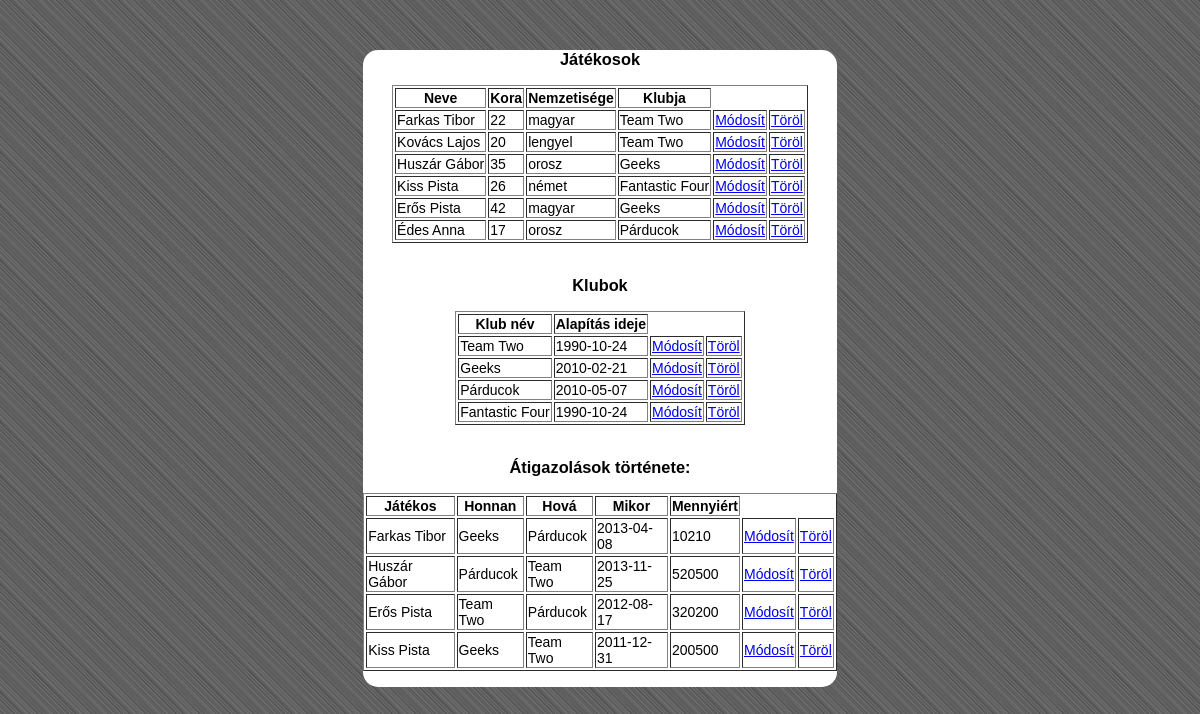
The page / on the database its author committed.
### tables this page shows
CREATE TABLE IF NOT EXISTS `jatekos` (
  `jatekos_id` int(10) NOT NULL AUTO_INCREMENT,
  `jatekos_nev` varchar(30) NOT NULL,
  `kor` int(2) NOT NULL,
  `nemzetiseg` varchar(20) NOT NULL,
  `akt_klub` int(5) NOT NULL,
  `j_aktiv` int(1) NOT NULL,
  UNIQUE KEY `jatekos_id` (`jatekos_id`)
);

CREATE TABLE IF NOT EXISTS `klub` (
  `klub_id` int(10) NOT NULL AUTO_INCREMENT,
  `klub_nev` varchar(20) NOT NULL,
  `alapitva` date NOT NULL,
  `k_aktiv` int(1) NOT NULL,
  PRIMARY KEY (`klub_id`)
);

CREATE TABLE IF NOT EXISTS `igazolasok` (
  `atig_id` int(10) NOT NULL AUTO_INCREMENT,
  `jatekos` int(10) NOT NULL,
  `honnan` int(10) NOT NULL,
  `hova` int(10) NOT NULL,
  `mikor` date NOT NULL,
  `ar` int(15) NOT NULL,
  PRIMARY KEY (`atig_id`)
);

### index.php (the view, shortened to what this page needs)
<?php
	$jatekoslek="SELECT * FROM jatekos INNER JOIN klub ON jatekos.akt_klub=klub.klub_id WHERE j_aktiv=1";
	$jatekosres=mysql_query($jatekoslek);
	$klublek="SELECT * FROM klub WHERE k_aktiv=1";
	$klubres=mysql_query($klublek);
	$iglek="SELECT * FROM igazolasok INNER JOIN jatekos ON igazolasok.jatekos=jatekos.jatekos_id";
	$igres=mysql_query($iglek);
?>
<!DOCTYPE html PUBLIC "-//W3C//DTD XHTML 1.0 Transitional//EN" "http://www.w3.org/TR/xhtml1/DTD/xhtml1-transitional.dtd">
<html xmlns="http://www.w3.org/1999/xhtml">
<head>
<link rel="stylesheet" href="includes/style.css">
</head>
<body>
	<div id="wrapper">
	<?php
	echo "<h3>Játékosok</h3>";
	echo "<table align=\"center\" border=\"1\">";
	echo "<th>Neve</th><th>Kora</th><th>Nemzetisége</th><th>Klubja</th>";
		while($sor=mysql_fetch_array($jatekosres))
		{
			$szam=$sor['jatekos_id'];
			echo "<tr>";
				echo "<td>" . $sor['jatekos_nev'] . "</td>";
				echo "<td>" . $sor['kor'] . "</td>";
				echo "<td>" . $sor['nemzetiseg'] . "</td>";
				echo "<td>" . $sor['klub_nev'] . "</td>";
				echo "<td><a href=\"muveletvegez.php?a=$szam\">Módosít</a></td>";
				echo "<td><a href=\"muveletvegez.php?adel=$szam\">Töröl</a></td>";
			echo "</tr>";
		}
	echo "</table><br>";
	echo "<h3>Klubok</h3>";
	echo "<table align=\"center\" border=\"1\">";
	echo "<th>Klub név</th><th>Alapítás ideje</th>";
		while($sor=mysql_fetch_array($klubres))
		{
			$szam=$sor['klub_id'];
			echo "<tr>";
				echo "<td>" . $sor['klub_nev'] . "</td>";
				echo "<td>" . $sor['alapitva'] . "</td>";
				echo "<td><a href=\"muveletvegez.php?b=$szam\">Módosít</a></td>";
				echo "<td><a href=\"muveletvegez.php?bdel=$szam\">Töröl</a></td>";
			echo "</tr>";
		}
	echo "</table><br>";
	echo "<h3>Átigazolások története:</h3>";
	echo "<table align=\"center\" border=\"1\">";
	echo "<th>Játékos</th><th>Honnan</th><th>Hová</th><th>Mikor</th><th>Mennyiért</th>";
		while($sor=mysql_fetch_array($igres))
		{
			$szam=$sor['atig_id'];
			$honnanlek="SELECT * FROM klub WHERE klub_id=" . $sor['honnan'] . "";
			$honnanres=mysql_query($honnanlek);
			$honnansor=mysql_fetch_array($honnanres);
			$honnan=$honnansor['klub_nev'];
			$hovalek="SELECT * FROM klub WHERE klub_id=" . $sor['hova'] . "";
			$hovares=mysql_query($hovalek);
			$hovasor=mysql_fetch_array($hovares);
			$hova=$hovasor['klub_nev'];
			echo "<tr>";
				echo "<td>" . $sor['jatekos_nev'] . "</td>";
				echo "<td>" . $honnan . "</td>";
				echo "<td>" . $hova . "</td>";
				echo "<td>" . $sor['mikor'] . "</td>";
				echo "<td>" . $sor['ar'] . "</td>";
				echo "<td><a href=\"muveletvegez.php?c=$szam\">Módosít</a></td>";
				echo "<td><a href=\"muveletvegez.php?cdel=$szam\">Töröl</a></td>";
			echo "</tr>";
		}
	echo "</table><br>";
	?>
    </div>
</body>
</html>

### includes/style.css (style rules this page uses)
body { font-family: Arial, Helvetica, sans-serif; font-size: 14px; background-image:url(../images/hatter.png); }
#wrapper { width:40%; background:#FFF; margin: 0px auto; margin-top: 50px; border-radius: 15px 15px 15px 15px; }
h3 { text-align:center; }

### rows shown on the page
jatekos: jatekos_nev "Farkas Tibor", kor "22", nemzetiseg "magyar", klub.klub_nev "Team Two"
jatekos: jatekos_nev "Kovács Lajos", kor "20", nemzetiseg "lengyel", klub.klub_nev "Team Two"
jatekos: jatekos_nev "Huszár Gábor", kor "35", nemzetiseg "orosz", klub.klub_nev "Geeks"
jatekos: jatekos_nev "Kiss Pista", kor "26", nemzetiseg "német", klub.klub_nev "Fantastic Four"
jatekos: jatekos_nev "Erős Pista", kor "42", nemzetiseg "magyar", klub.klub_nev "Geeks"
jatekos: jatekos_nev "Édes Anna", kor "17", nemzetiseg "orosz", klub.klub_nev "Párducok"
klub: klub_nev "Team Two", alapitva "1990-10-24"
klub: klub_nev "Geeks", alapitva "2010-02-21"
klub: klub_nev "Párducok", alapitva "2010-05-07"
klub: klub_nev "Fantastic Four", alapitva "1990-10-24"
igazolasok: jatekos.jatekos_nev "Farkas Tibor", klub.klub_nev "Geeks", klub.klub_nev "Párducok", mikor "2013-04-08", ar "10210"
igazolasok: jatekos.jatekos_nev "Huszár Gábor", klub.klub_nev "Párducok", klub.klub_nev "Team Two", mikor "2013-11-25", ar "520500"
igazolasok: jatekos.jatekos_nev "Erős Pista", klub.klub_nev "Team Two", klub.klub_nev "Párducok", mikor "2012-08-17", ar "320200"
igazolasok: jatekos.jatekos_nev "Kiss Pista", klub.klub_nev "Geeks", klub.klub_nev "Team Two", mikor "2011-12-31", ar "200500"
